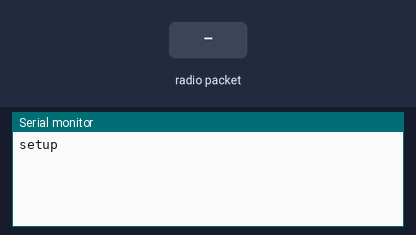
Bench run of a sketch on a simulated Arduino Uno, built with avr-gcc and run on an emulated ATmega328P. On the bench: the last lines printed to the serial monitor. The test bench sets the inputs (shaded band). No radio packets arrive unless stated.

Above: at 2.2 s.
2.3 s: radio packet "1" arrives
At 3.2 s:
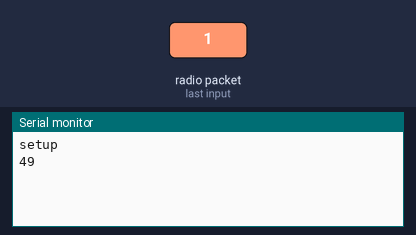
3.8 s: radio packet "0" arrives
At 4.4 s:
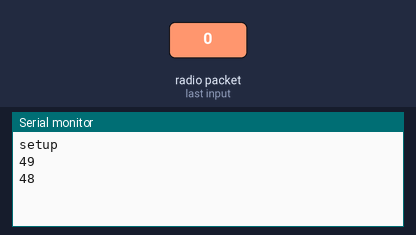
5.3 s: radio packet "2" arrives
At 6.7 s:
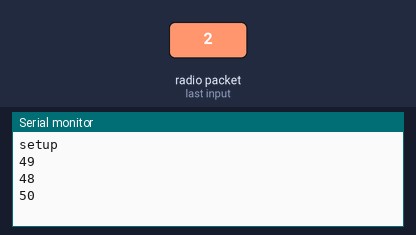

Measured:
- after the input at 2.3 s, the serial monitor: prints a new line at once (image 1)
- after the input at 3.8 s, the serial monitor: prints a new line at once (image 2)
- after the input at 5.3 s, the serial monitor: prints a new line at once (image 3)

The sketch:

RaspiReceiver.ino
```cpp
#include <VirtualWire.h>

const int receive_pin = 7;

void setup() {
  delay(1000);
  Serial.begin(9600);
  Serial.println("setup");

  // Initialise the IO and ISR
  vw_set_rx_pin(receive_pin);
  vw_setup(2000);  // Bits per sec
  vw_rx_start();       // Start the receiver PLL running
}

void loop() {
  uint8_t buf[VW_MAX_MESSAGE_LEN];
  uint8_t buflen = VW_MAX_MESSAGE_LEN;

  if (vw_get_message(buf, &buflen)) {
    int i;

    // Message with a good checksum received, print it.
    for (i = 0; i < buflen; i++) {
      Serial.print(buf[i]);
      Serial.print(' ');
    }
    Serial.println();
  }
}
```
